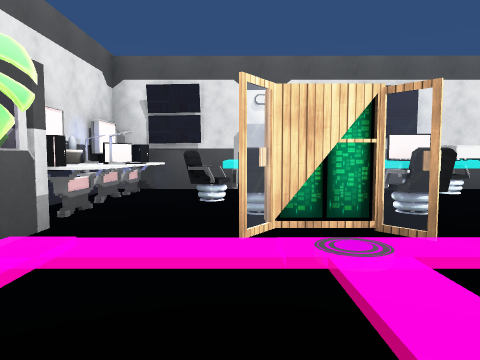
View 1 (above)

16 first-person views from a walk through a scene from a Unity 3-D project. The camera is 1.2 m above the floor, tilts 4° down and sees 70° across. The floor is counted in squares, 2 m on a side. Each view is taken from the middle of a square. On the plan, view 1 faces up. The plan holds only what a view shows up to about 10 squares ahead; the rest is blank. The player is left out. Some surface patterns are stand-ins.

View 2
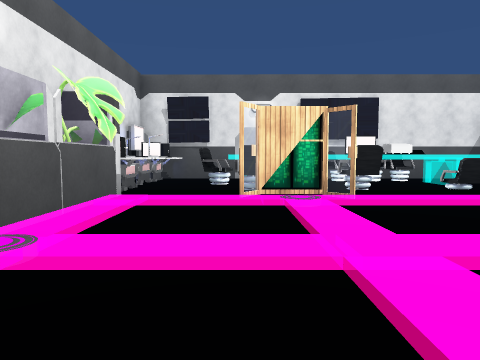

View 3
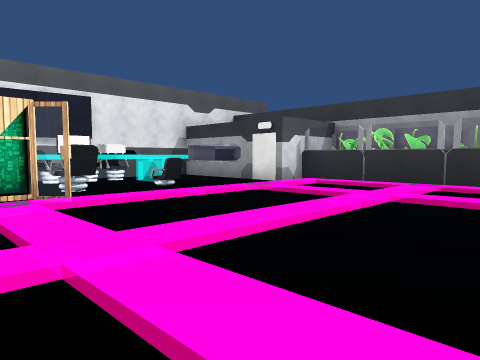

View 4
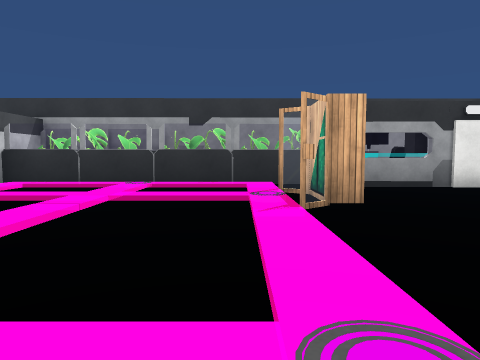

View 5
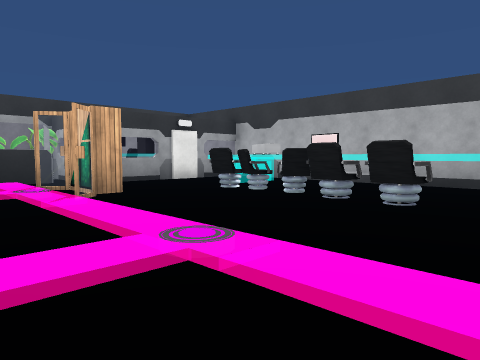

View 6
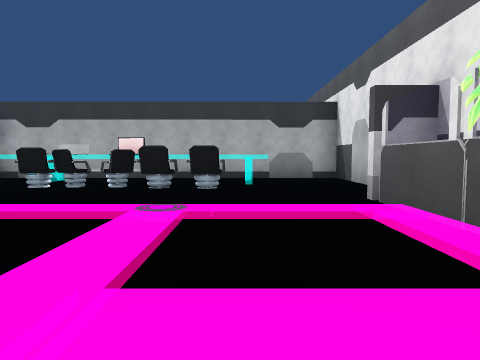

View 7
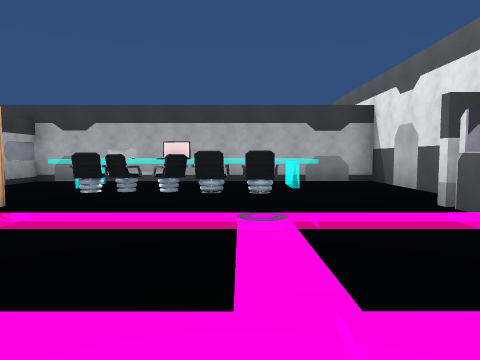

View 8
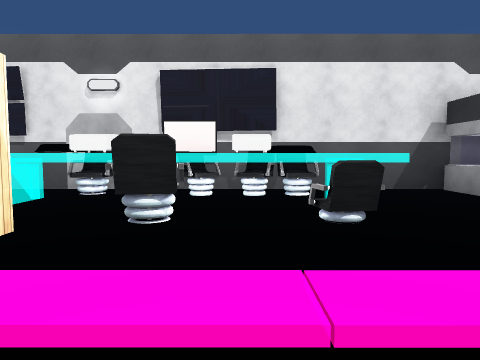

View 9
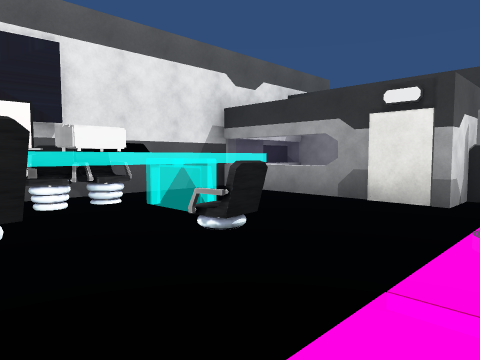

View 10
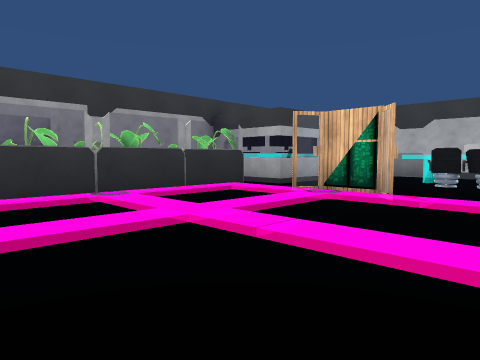

View 11
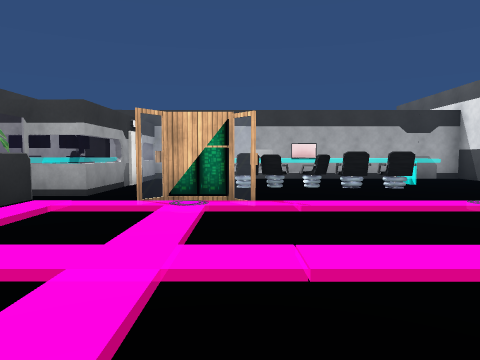

View 12
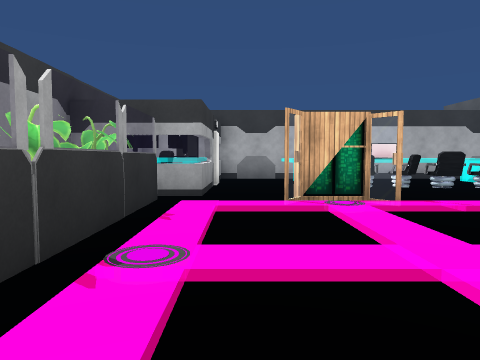

View 13
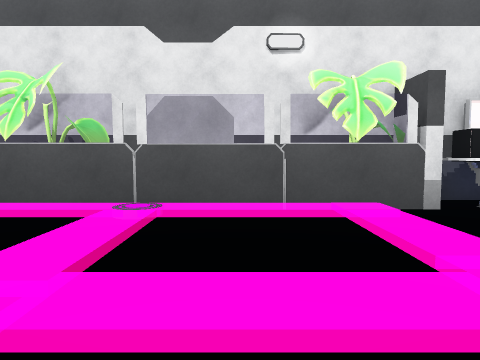

View 14
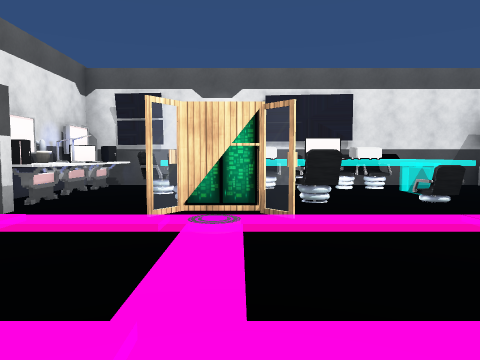

View 15
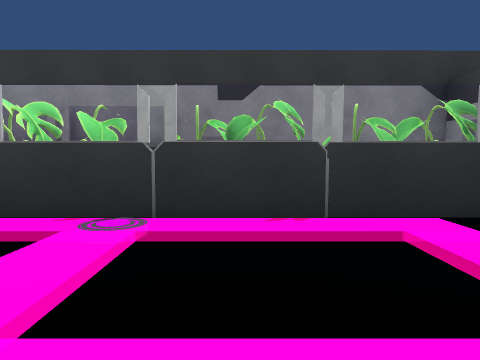

View 16
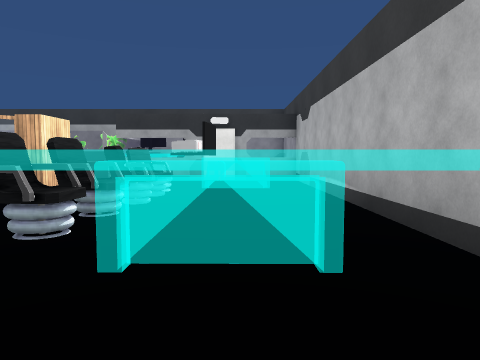

### Floor plan
Key: @ floor where view 1 was taken; # wall or solid block; . main floor; : floor 0.25 m higher than the main floor; = window, fence, low wall or low ledge; ^ raised ledge; T table; C chair; L lamp; A laptop; P projector; M computer; N monitor; O other object.
Columns run from 3 left of view 1 to 9 right of it. Each row starts with its distance up from view 1.
  8      #####
  7 ####C.....=##
  6 #OTCCCCC. = #
  5 #LTCOAPO. =
  4 #M.COC.C  #
  3 ##.OO.....###
  2 #O:::..:::.OO
  1 #O..:......OO
  0 #O:@::::::.O#
 -1 #O..:......O#
 -2 ##..:......O#
 -3 ##.....OO..O#
 -4 ##    ....=N=
 -5 #   C ....  =
 -6 #  CCCCC..MC#
 -7 #. = AA=..#.#
 -8 #  =^^^=..=##
 -9 ############

Positions as (right, up) in squares from view 1, and headings:
1: (0, 0), facing up
2: (0, -2), facing up
3: (0, -2), facing up-right
4: (0, -2), facing right
5: (-1, -1), facing down-right
6: (0, 1), facing down
7: (1, 1), facing down
8: (3, 1), facing up
9: (2, 2), facing up-right
10: (2, 2), facing down-right
11: (4, 2), facing down
12: (6, 2), facing down
13: (2, 1), facing left
14: (1, -1), facing up
15: (4, -1), facing right
16: (-2, -7), facing right
